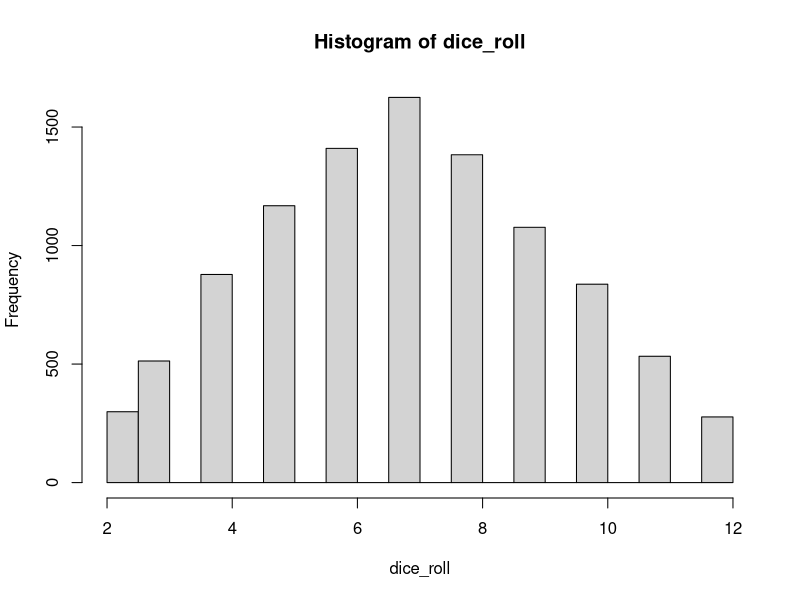
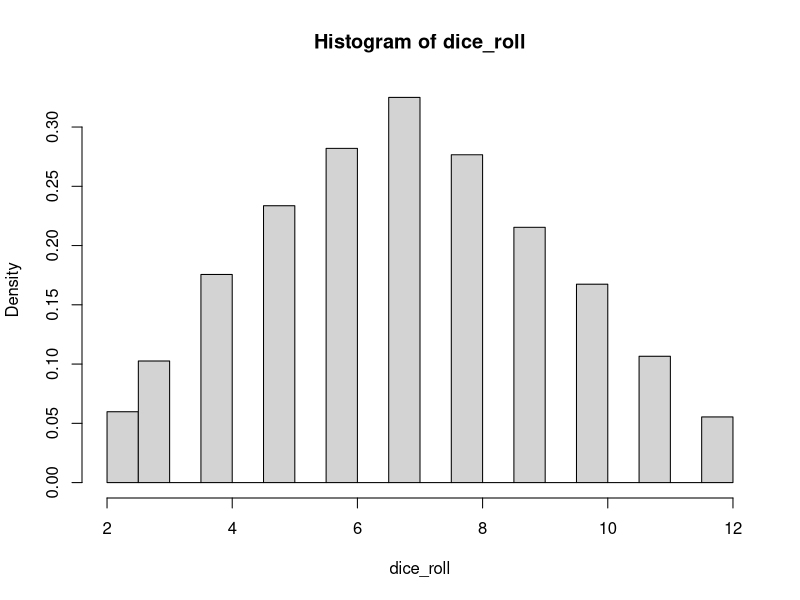
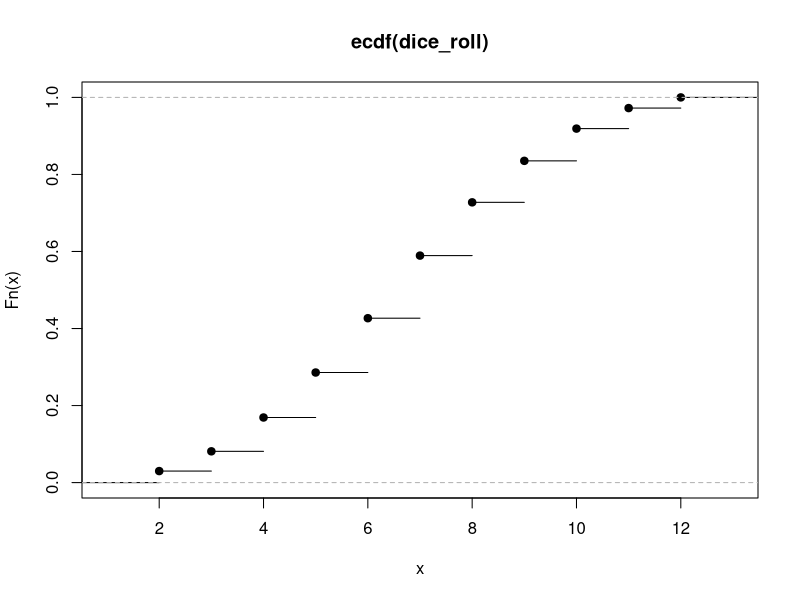

These charts were generated, in order, by the following R code:
# number of dice rolls
d = 10000

# Value of the first random dice
x1 <- sample(1:6, d, replace=TRUE)

# Value of the second random dice
x2 <- sample(1:6, d, replace=TRUE)

#sum of both dice
dice_roll <- x1 + x2

# create a histogram of the result (frec=true, absolute Zahlen)
hist(dice_roll)

# change the histogram
hist(dice_roll, freq=FALSE)

# Cumulative Distribution
C = ecdf(dice_roll)
C(0.0)
plot(C)